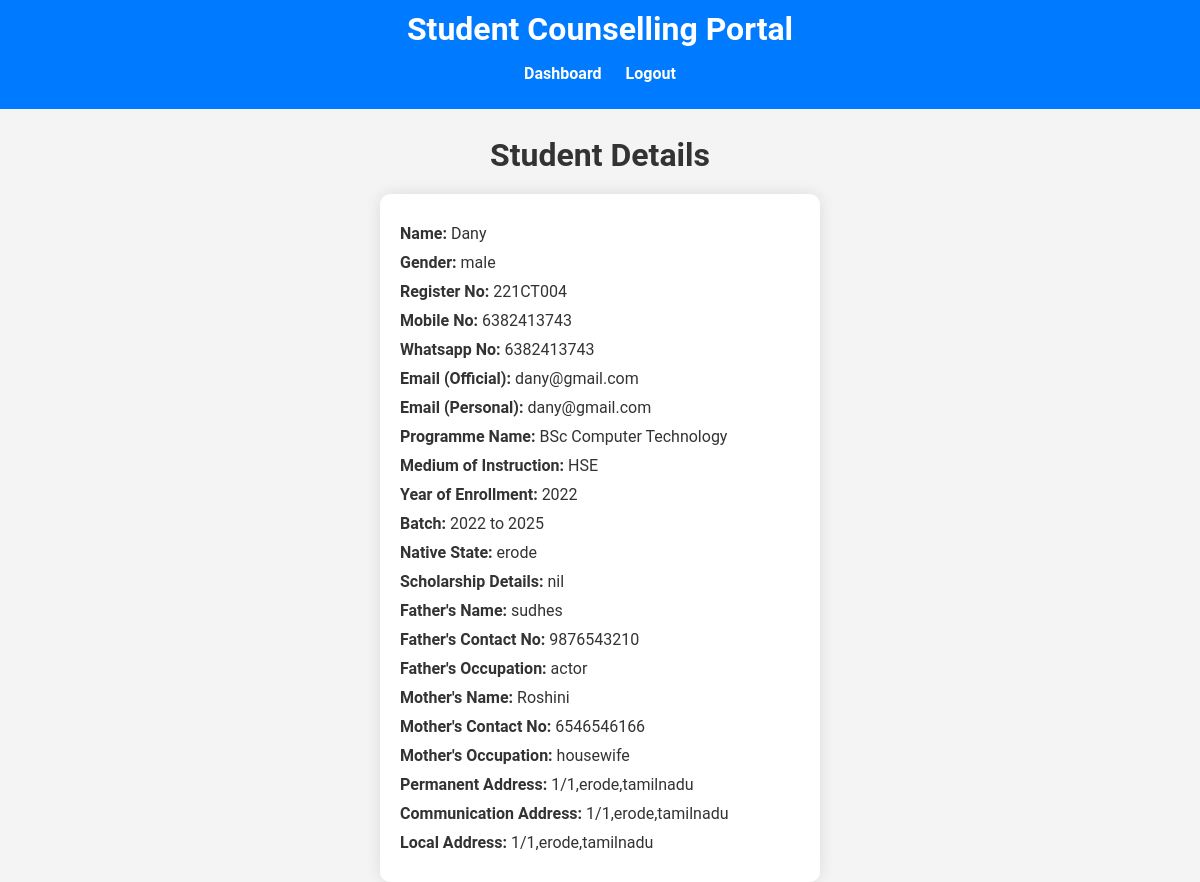
/viewStudentDetails.php?rollno=221CT004, run on the app's committed database.
### tables this page shows
CREATE TABLE `student_details` (
  `id` int(11) NOT NULL,
  `name` varchar(255) NOT NULL,
  `gender` enum('male','female') NOT NULL,
  `rollno` varchar(50) NOT NULL,
  `mobile_no` varchar(15) NOT NULL,
  `whatsapp_no` varchar(15) DEFAULT NULL,
  `email_official` varchar(255) NOT NULL,
  `email_personal` varchar(255) DEFAULT NULL,
  `programme_name` varchar(255) NOT NULL DEFAULT 'BSc Computer Technology',
  `medium_instruction` varchar(50) DEFAULT NULL,
  `year_enrollment` year(4) NOT NULL,
  `batch` varchar(50) NOT NULL,
  `native_state` varchar(255) DEFAULT NULL,
  `scholarship_details` text DEFAULT NULL,
  `father_name` varchar(255) DEFAULT NULL,
  `father_contact` varchar(15) DEFAULT NULL,
  `father_occupation` text DEFAULT NULL,
  `mother_name` varchar(255) DEFAULT NULL,
  `mother_contact` varchar(15) DEFAULT NULL,
  `mother_occupation` text DEFAULT NULL,
  `permanent_address` text DEFAULT NULL,
  `communication_address` text DEFAULT NULL,
  `local_address` text DEFAULT NULL
);

### viewStudentDetails.php (the view, shortened to what this page needs)
<?php
include 'db_connection.php';
$rollno = $_GET['rollno'];
$sql = "SELECT * FROM student_details WHERE rollno = ?";
$stmt = $conn->prepare($sql);
$stmt->bind_param("s", $rollno);
$stmt->execute();
$result = $stmt->get_result();
$student_details = $result->fetch_assoc();
?>
<!DOCTYPE html>
<html lang="en">
<head>
    <link rel="stylesheet" href="collectDetails.css">
</head>
<body>
<header>
    <h1>Student Counselling Portal</h1>
    <nav>
        <ul>
            <li><a href="student_dashboard.php">Dashboard</a></li>
            <li><a href="logout.php">Logout</a></li>
        </ul>
    </nav>
    </header>
    <h2>Student Details</h2>
    <div class="details-container">
        <div class="details-box">
            <p><strong>Name:</strong> <?php echo isset($student_details['name']) ? $student_details['name'] : 'N/A'; ?></p>
            <p><strong>Gender:</strong> <?php echo isset($student_details['gender']) ? $student_details['gender'] : 'N/A'; ?></p>
            <p><strong>Register No:</strong> <?php echo isset($student_details['rollno']) ? $student_details['rollno'] : 'N/A'; ?></p>
            <p><strong>Mobile No:</strong> <?php echo isset($student_details['mobile_no']) ? $student_details['mobile_no'] : 'N/A'; ?></p>
            <p><strong>Whatsapp No:</strong> <?php echo isset($student_details['whatsapp_no']) ? $student_details['whatsapp_no'] : 'N/A'; ?></p>
            <p><strong>Email (Official):</strong> <?php echo isset($student_details['email_official']) ? $student_details['email_official'] : 'N/A'; ?></p>
            <p><strong>Email (Personal):</strong> <?php echo isset($student_details['email_personal']) ? $student_details['email_personal'] : 'N/A'; ?></p>
            <p><strong>Programme Name:</strong> <?php echo isset($student_details['programme_name']) ? $student_details['programme_name'] : 'N/A'; ?></p>
            <p><strong>Medium of Instruction:</strong> <?php echo isset($student_details['medium_instruction']) ? $student_details['medium_instruction'] : 'N/A'; ?></p>
            <p><strong>Year of Enrollment:</strong> <?php echo isset($student_details['year_enrollment']) ? $student_details['year_enrollment'] : 'N/A'; ?></p>
            <p><strong>Batch:</strong> <?php echo isset($student_details['batch']) ? $student_details['batch'] : 'N/A'; ?></p>
            <p><strong>Native State:</strong> <?php echo isset($student_details['native_state']) ? $student_details['native_state'] : 'N/A'; ?></p>
            <p><strong>Scholarship Details:</strong> <?php echo isset($student_details['scholarship_details']) ? $student_details['scholarship_details'] : 'N/A'; ?></p>
            <p><strong>Father's Name:</strong> <?php echo isset($student_details['father_name']) ? $student_details['father_name'] : 'N/A'; ?></p>
            <p><strong>Father's Contact No:</strong> <?php echo isset($student_details['father_contact']) ? $student_details['father_contact'] : 'N/A'; ?></p>
            <p><strong>Father's Occupation:</strong> <?php echo isset($student_details['father_occupation']) ? $student_details['father_occupation'] : 'N/A'; ?></p>
            <p><strong>Mother's Name:</strong> <?php echo isset($student_details['mother_name']) ? $student_details['mother_name'] : 'N/A'; ?></p>
            <p><strong>Mother's Contact No:</strong> <?php echo isset($student_details['mother_contact']) ? $student_details['mother_contact'] : 'N/A'; ?></p>
            <p><strong>Mother's Occupation:</strong> <?php echo isset($student_details['mother_occupation']) ? $student_details['mother_occupation'] : 'N/A'; ?></p>
            <p><strong>Permanent Address:</strong> <?php echo isset($student_details['permanent_address']) ? $student_details['permanent_address'] : 'N/A'; ?></p>
            <p><strong>Communication Address:</strong> <?php echo isset($student_details['communication_address']) ? $student_details['communication_address'] : 'N/A'; ?></p>
            <p><strong>Local Address:</strong> <?php echo isset($student_details['local_address']) ? $student_details['local_address'] : 'N/A'; ?></p>
        </div>
    </div>
</body>
</html>

### collectDetails.css (style rules this page uses)
body { font-family: 'Roboto', sans-serif; background-color: #f4f4f4; margin: 0; padding: 0; color: #333; }
header { background: #007bff; color: #fff; padding: 10px 0; text-align: center; }
header h1 { margin: 0; font-size: 2em; }
header nav ul { list-style: none; padding: 0; }
header nav ul li { display: inline; margin: 0 10px; }
header nav ul li a { color: #fff; text-decoration: none; font-weight: bold; }
.details-container { display: flex; justify-content: center; align-items: flex-start; margin-top: 20px; }
.details-box { width: 400px; background: #fff; padding: 20px; border-radius: 10px; box-shadow: 0 0 15px rgba(0, 0, 0, 0.1); text-align: left; }
.details-box p { margin: 10px 0; font-size: 1em; }
h2 { text-align: center; color: #333; margin-bottom: 20px; font-size: 2em; }

### data on the page
student_details: name "Dany", gender "male", rollno "221CT004", mobile_no "6382413743", whatsapp_no "6382413743", email_official "dany@gmail.com", email_personal "dany@gmail.com", programme_name "BSc Computer Technology", medium_instruction "HSE", year_enrollment "2022", batch "2022 to 2025", native_state "erode", scholarship_details "nil", father_name "sudhes", father_contact "9876543210", father_occupation "actor", mother_name "Roshini", mother_contact "6546546166", mother_occupation "housewife", permanent_address "1/1,erode,tamilnadu", communication_address "1/1,erode,tamilnadu", local_address "1/1,erode,tamilnadu"
